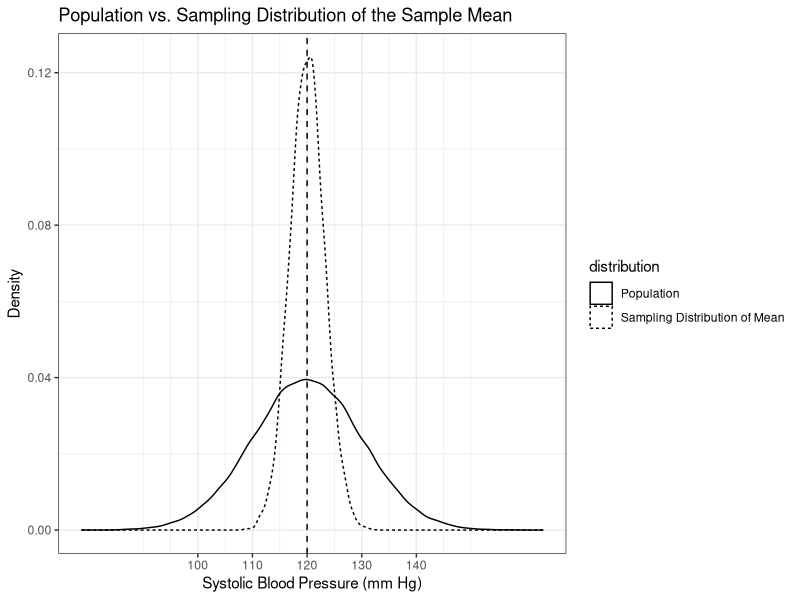
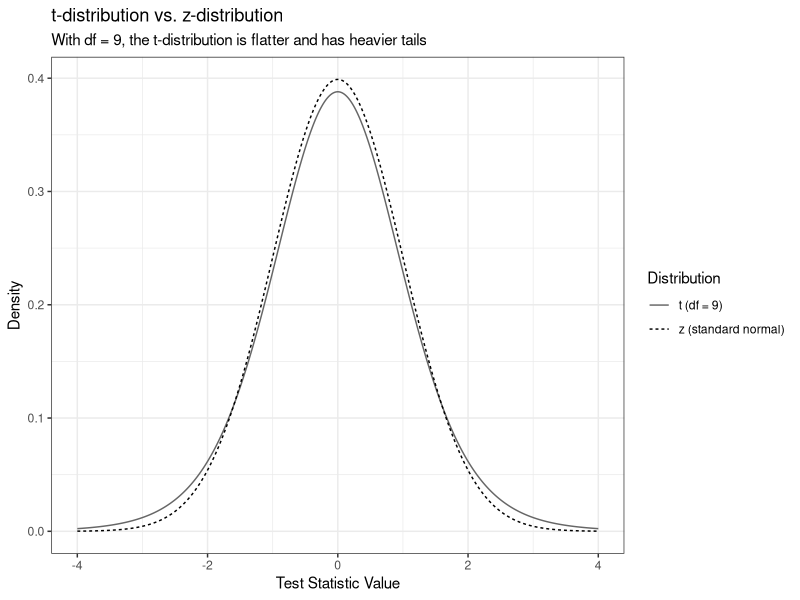
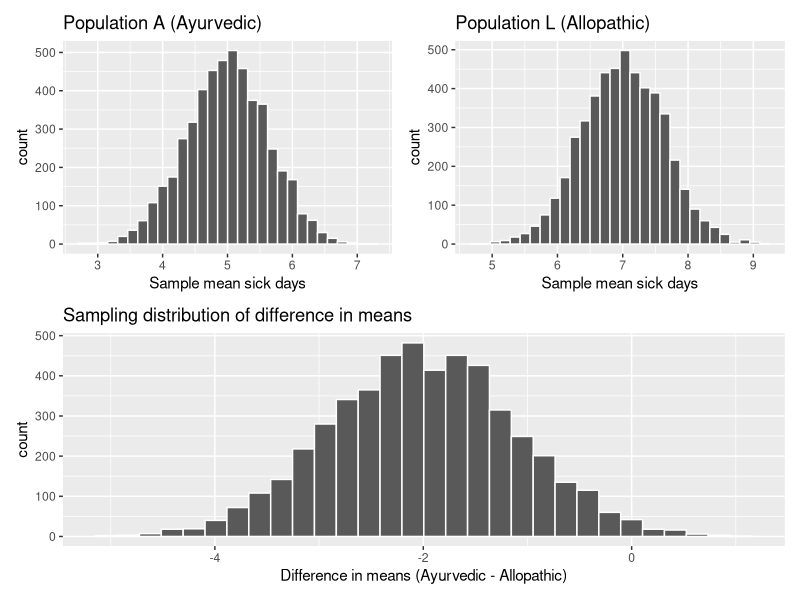

R code for these plots, in order:
## ---- chunk 1
library(tidyverse)


## ---- chunk 2
# Set seed for reproducibility
set.seed(123)

# Parameters
mu <- 120       # True population mean
sigma <- 10     # True population standard deviation
n <- 10         # Sample size
n_samples <- 10000  # Number of repeated samples

# Simulate population data (just for reference)
population <- tibble(bp = rnorm(100000, mean = mu, sd = sigma),
                     distribution = "Population")

# Simulate sampling distribution of the mean
sample_means <- replicate(n_samples, {mean(rnorm(n, mean = mu, sd = sigma))})

sampling_distribution <- tibble(bp = sample_means,
                                distribution = "Sampling Distribution of Mean")

# Combine both distributions
combined <- bind_rows(population, sampling_distribution)

# Plot
ggplot(combined, aes(x = bp, linetype = distribution)) +
  geom_density() +
  geom_vline(xintercept = 120, linetype = "dashed") +
  scale_x_continuous(breaks = c(100, 110, 120, 130, 140)) +
  labs(
    title = "Population vs. Sampling Distribution of the Sample Mean",
    x = "Systolic Blood Pressure (mm Hg)", y = "Density"
  ) + theme_bw()

## ---- chunk 3
# Create a sequence of x-values
x_vals <- seq(-4, 4, length.out = 1000)

# Create a tibble comparing z and t (df = 9)
dist_df <- tibble(
  x = rep(x_vals, 2),
  distribution = rep(c("z (standard normal)", "t (df = 9)"), each = length(x_vals)),
  density = c(dnorm(x_vals), dt(x_vals, df = 9))
)

# Plot
ggplot(dist_df, aes(x = x, y = density, color = distribution, linetype = distribution)) +
  geom_line() +
  scale_color_manual(values = c("gray40", "black")) +
  labs(
    title = "t-distribution vs. z-distribution",
    subtitle = "With df = 9, the t-distribution is flatter and has heavier tails",
    x = "Test Statistic Value",
    y = "Density",
    color = "Distribution",
    linetype = "Distribution"
  ) + theme_bw()

## ---- chunk 4
# Data
bp <- c(125, 122, 130, 128, 124, 127, 126, 129, 131, 128)

# Parameters
n <- length(bp)
df <- n - 1
xbar <- mean(bp)
s <- sd(bp)
mu0 <- 120
alpha <- 0.05

# t statistic
t_stat <- (xbar - mu0) / (s / sqrt(n))

# Method 1: Critical value approach (right-tailed)
t_crit <- qt(1 - alpha, df)
ifelse(t_stat > t_crit, "Reject H0", "Fail to Reject H0")

# Method 2: p-value approach (right-tailed)
p_value <- pt(t_stat, df, lower.tail = FALSE)
ifelse(p_value < alpha, "Reject H0", "Fail to Reject H0")

#One-sample t-test
t.test(bp, mu = 120, alternative = "greater")
## ---- chunk 5
# Arjun's BP data
before <- c(125, 122, 130, 128, 124, 127, 126, 129, 131, 128)
after  <- c(124, 125, 124, 127, 126, 126, 121, 123, 132, 124)

# Paired t-test
t.test(before, after, paired = TRUE, alternative = "greater")
## ---- chunk 6
# Arjun's BP readings
bp <- c(125, 122, 130, 128, 124, 127, 126, 129, 131, 128)
n <- length(bp)

# Sample mean and standard deviation
x_bar <- mean(bp)
s <- sd(bp)

# Degrees of freedom
df <- n - 1

# Critical t-value for 95% CI
t_star <- qt(0.975, df)  # two-sided

# Margin of error
ME <- t_star * s / sqrt(n)

# Confidence interval
CI_lower <- x_bar - ME
CI_upper <- x_bar + ME

x_bar; s; ME
CI_lower; CI_upper

## ---- chunk 7
ayurveda <- c(2, 3, 0, 5, 5, 0, 0, 1, 7)  # n = 9
allopathy <- c(3, 4, 0, 6, 1, 2, 4, 1, 2, 0)  # n = 10

# Two-sample t-test (Welch's t-test, default in R)
t.test(ayurveda, allopathy, alternative = "two.sided")
## ---- chunk 8
set.seed(123)

# Assume these are the true population parameters
mu_A <- 5   # mean sick days Ayurvedic
sd_A <- 2
mu_L <- 7   # mean sick days Allopathic
sd_L <- 2

n_A <- 10
n_L <- 10

# Simulation: Repeat sampling many times
sim_results <- map_dfr(1:5000, ~{
  sample_A <- rnorm(n_A, mu_A, sd_A)
  sample_L <- rnorm(n_L, mu_L, sd_L)
  tibble(
    mean_A = mean(sample_A),
    mean_L = mean(sample_L),
    diff = mean(sample_A) - mean(sample_L)
  )
})

# Plot
library(patchwork)

p1 <- sim_results %>%
  ggplot(aes(x = mean_A)) +
  geom_histogram(bins = 30, color = "white") +
  labs(title = "Population A (Ayurvedic)", x = "Sample mean sick days")

p2 <- sim_results %>%
  ggplot(aes(x = mean_L)) +
  geom_histogram(bins = 30, color = "white") +
  labs(title = "Population L (Allopathic)", x = "Sample mean sick days")

p3 <- sim_results %>%
  ggplot(aes(x = diff)) +
  geom_histogram(bins = 30, color = "white") +
  labs(title = "Sampling distribution of difference in means",
       x = "Difference in means (Ayurvedic - Allopathic)")

(p1 | p2) / p3
